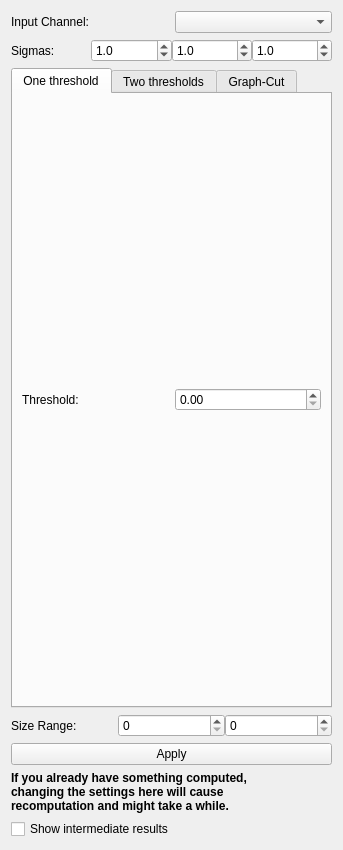
<?xml version="1.0" encoding="UTF-8"?>
<ui version="4.0">
 <class>Form</class>
 <widget class="QWidget" name="Form">
  <property name="geometry">
   <rect>
    <x>0</x>
    <y>0</y>
    <width>343</width>
    <height>850</height>
   </rect>
  </property>
  <property name="windowTitle">
   <string>Form</string>
  </property>
  <layout class="QGridLayout" name="gridLayout">
   <item row="0" column="0">
    <layout class="QHBoxLayout" name="horizontalLayout_5">
     <item>
      <widget class="QLabel" name="label_3">
       <property name="toolTip">
        <string>&lt;html&gt;&lt;head/&gt;&lt;body&gt;&lt;p&gt;Select the channel of the prediction images which you want to threshold. Look at &lt;span style=&quot; font-weight:600;&quot;&gt;&amp;quot;Selected input channel&amp;quot;&lt;/span&gt; layer for the results of this operation.&lt;/p&gt;&lt;/body&gt;&lt;/html&gt;</string>
       </property>
       <property name="text">
        <string>Input Channel:</string>
       </property>
      </widget>
     </item>
     <item>
      <widget class="QComboBox" name="inputChannelComboBox"/>
     </item>
    </layout>
   </item>
   <item row="1" column="0">
    <layout class="QHBoxLayout" name="horizontalLayout_2">
     <property name="spacing">
      <number>0</number>
     </property>
     <item>
      <widget class="QLabel" name="blockLabel">
       <property name="sizePolicy">
        <sizepolicy hsizetype="Preferred" vsizetype="Preferred">
         <horstretch>0</horstretch>
         <verstretch>0</verstretch>
        </sizepolicy>
       </property>
       <property name="toolTip">
        <string>&lt;html&gt;&lt;head/&gt;&lt;body&gt;&lt;p&gt;Smooth the input data with a Gaussian with user-defined sigma values for x, y and z. Anisotropic smoothing is allowed, i.e. sigmas can all be different. Look at &lt;span style=&quot; font-weight:600;&quot;&gt;&amp;quot;Smoothed input&amp;quot;&lt;/span&gt; layer for the results (first check the &amp;quot;Show intermediate results&amp;quot; checkbox).&lt;/p&gt;&lt;/body&gt;&lt;/html&gt;</string>
       </property>
       <property name="text">
        <string>Sigmas:</string>
       </property>
      </widget>
     </item>
     <item>
      <widget class="QDoubleSpinBox" name="sigmaSpinBox_X">
       <property name="toolTip">
        <string>Smoothing sigma: X dimension</string>
       </property>
       <property name="decimals">
        <number>1</number>
       </property>
       <property name="minimum">
        <double>0.000000000000000</double>
       </property>
       <property name="maximum">
        <double>100.000000000000000</double>
       </property>
       <property name="singleStep">
        <double>0.100000000000000</double>
       </property>
       <property name="value">
        <double>1.000000000000000</double>
       </property>
      </widget>
     </item>
     <item>
      <widget class="QDoubleSpinBox" name="sigmaSpinBox_Y">
       <property name="toolTip">
        <string>Smoothing sigma: Y dimension</string>
       </property>
       <property name="decimals">
        <number>1</number>
       </property>
       <property name="minimum">
        <double>0.000000000000000</double>
       </property>
       <property name="maximum">
        <double>100.000000000000000</double>
       </property>
       <property name="singleStep">
        <double>0.100000000000000</double>
       </property>
       <property name="value">
        <double>1.000000000000000</double>
       </property>
      </widget>
     </item>
     <item>
      <widget class="QDoubleSpinBox" name="sigmaSpinBox_Z">
       <property name="toolTip">
        <string>Smoothing sigma: Z dimension</string>
       </property>
       <property name="decimals">
        <number>1</number>
       </property>
       <property name="minimum">
        <double>0.000000000000000</double>
       </property>
       <property name="maximum">
        <double>100.000000000000000</double>
       </property>
       <property name="singleStep">
        <double>0.100000000000000</double>
       </property>
       <property name="value">
        <double>1.000000000000000</double>
       </property>
      </widget>
     </item>
    </layout>
   </item>
   <item row="2" column="0">
    <widget class="QTabWidget" name="tabWidget">
     <property name="toolTip">
      <string extracomment="Simple (one threshold) or Advanced(two threshold)">&lt;html&gt;&lt;head/&gt;&lt;body&gt;&lt;p&gt;&lt;span style=&quot; font-weight:600;&quot;&gt;One threshold&lt;/span&gt;: discard all pixel lower than threshold value.&lt;/p&gt;&lt;p&gt;&lt;span style=&quot; font-weight:600;&quot;&gt;Two thresholds&lt;/span&gt;: hysteresis thresholding. High threshold serves for detection, low threshold for segmentation. First the high threshold is applied and all pixels lower than the high threshold are discarded. Size filtering is performed on the objects (connected components). For the remaining objects, pixel value threshold is relaxed to the low threshold value. &lt;/p&gt;&lt;p&gt;&lt;span style=&quot; font-weight:600;&quot;&gt;Graph-Cut&lt;/span&gt;: Ising model segmentation with Graph Cut optimization. &lt;/p&gt;&lt;/body&gt;&lt;/html&gt;</string>
     </property>
     <property name="currentIndex">
      <number>0</number>
     </property>
     <widget class="QWidget" name="tab_1">
      <attribute name="title">
       <string>One threshold</string>
      </attribute>
      <layout class="QHBoxLayout" name="horizontalLayout_4">
       <item>
        <layout class="QHBoxLayout" name="horizontalLayout_7">
         <item>
          <widget class="QLabel" name="label_6">
           <property name="text">
            <string>Threshold:</string>
           </property>
          </widget>
         </item>
         <item>
          <widget class="QDoubleSpinBox" name="thresholdSpinBox">
           <property name="toolTip">
            <string>Threshold value</string>
           </property>
           <property name="maximum">
            <double>1.000000000000000</double>
           </property>
           <property name="singleStep">
            <double>0.010000000000000</double>
           </property>
          </widget>
         </item>
        </layout>
       </item>
      </layout>
     </widget>
     <widget class="QWidget" name="tab_2">
      <attribute name="title">
       <string>Two thresholds</string>
      </attribute>
      <layout class="QVBoxLayout" name="verticalLayout_3">
       <item>
        <layout class="QHBoxLayout" name="horizontalLayout_6">
         <item>
          <widget class="QLabel" name="label_5">
           <property name="text">
            <string>Thresholds:</string>
           </property>
          </widget>
         </item>
         <item>
          <widget class="QDoubleSpinBox" name="lowThresholdSpinBox">
           <property name="toolTip">
            <string>&lt;html&gt;&lt;head/&gt;&lt;body&gt;&lt;p&gt;Low threshold value. Look at &amp;quot;&lt;span style=&quot; font-weight:600;&quot;&gt;After low threshold&lt;/span&gt;&amp;quot; layer for the result of changing this setting (check the &amp;quot;Show intermediate results&amp;quot; checkbox to see it).&lt;/p&gt;&lt;/body&gt;&lt;/html&gt;</string>
           </property>
           <property name="maximum">
            <double>1.000000000000000</double>
           </property>
           <property name="singleStep">
            <double>0.010000000000000</double>
           </property>
          </widget>
         </item>
         <item>
          <widget class="QDoubleSpinBox" name="highThresholdSpinBox">
           <property name="toolTip">
            <string>&lt;html&gt;&lt;head/&gt;&lt;body&gt;&lt;p&gt;High threshold value. Look at the &lt;span style=&quot; font-weight:600;&quot;&gt;&amp;quot;After high threshold&amp;quot;&lt;/span&gt; layer for the results of changing this setting (check the &amp;quot;Show intermediate results&amp;quot; checkbox to see it). &lt;/p&gt;&lt;/body&gt;&lt;/html&gt;</string>
           </property>
           <property name="maximum">
            <double>1.000000000000000</double>
           </property>
           <property name="singleStep">
            <double>0.010000000000000</double>
           </property>
           <property name="value">
            <double>1.000000000000000</double>
           </property>
          </widget>
         </item>
        </layout>
       </item>
       <item>
        <widget class="QCheckBox" name="preserveIdentitiesCheckbox">
         <property name="text">
          <string>Preserve Identities</string>
         </property>
        </widget>
       </item>
      </layout>
     </widget>
     <widget class="QWidget" name="tab_3">
      <attribute name="title">
       <string>Graph-Cut</string>
      </attribute>
      <layout class="QVBoxLayout" name="tab_gc_outer_layout">
       <item>
        <layout class="QHBoxLayout" name="tab_gc_lambda_spinbox_layout">
         <property name="spacing">
          <number>6</number>
         </property>
         <item>
          <widget class="QLabel" name="label_8">
           <property name="text">
            <string>Lambda:</string>
           </property>
          </widget>
         </item>
         <item>
          <widget class="QDoubleSpinBox" name="lambdaSpinBoxGC">
           <property name="toolTip">
            <string>The weight of pairwise potentials</string>
           </property>
           <property name="maximum">
            <double>1.000000000000000</double>
           </property>
           <property name="singleStep">
            <double>0.010000000000000</double>
           </property>
           <property name="value">
            <double>0.200000000000000</double>
           </property>
          </widget>
         </item>
         <item>
          <spacer name="horizontalSpacer_2">
           <property name="orientation">
            <enum>Qt::Horizontal</enum>
           </property>
           <property name="sizeHint" stdset="0">
            <size>
             <width>40</width>
             <height>20</height>
            </size>
           </property>
          </spacer>
         </item>
        </layout>
       </item>
       <item>
        <widget class="QRadioButton" name="radioButtonGC_global">
         <property name="toolTip">
          <string>Segment the whole dataset at once</string>
         </property>
         <property name="text">
          <string>global</string>
         </property>
         <property name="checked">
          <bool>true</bool>
         </property>
        </widget>
       </item>
       <item>
        <layout class="QVBoxLayout" name="verticalLayout_2">
         <item>
          <layout class="QHBoxLayout" name="horizontalLayout_8">
           <item>
            <widget class="QRadioButton" name="radioButtonGC_local">
             <property name="toolTip">
              <string>&lt;html&gt;&lt;head/&gt;&lt;body&gt;&lt;p&gt;Apply thresholding and only segment in the bounding boxes of the objects, found by thresholding. The bounding boxes can be enlarged by specifying the &lt;span style=&quot; font-weight:600;&quot;&gt;margin&lt;/span&gt; below.&lt;/p&gt;&lt;/body&gt;&lt;/html&gt;</string>
             </property>
             <property name="text">
              <string>with thresholding</string>
             </property>
             <property name="checked">
              <bool>false</bool>
             </property>
            </widget>
           </item>
           <item>
            <widget class="QLabel" name="label_7">
             <property name="text">
              <string>Threshold:</string>
             </property>
             <property name="alignment">
              <set>Qt::AlignRight|Qt::AlignTrailing|Qt::AlignVCenter</set>
             </property>
            </widget>
           </item>
           <item>
            <widget class="QDoubleSpinBox" name="thresholdSpinBoxGC">
             <property name="toolTip">
              <string>Threshold value</string>
             </property>
             <property name="maximum">
              <double>1.000000000000000</double>
             </property>
             <property name="singleStep">
              <double>0.010000000000000</double>
             </property>
             <property name="value">
              <double>0.500000000000000</double>
             </property>
            </widget>
           </item>
          </layout>
         </item>
         <item>
          <layout class="QHBoxLayout" name="horizontalLayout_9">
           <item>
            <spacer name="horizontalSpacer">
             <property name="orientation">
              <enum>Qt::Horizontal</enum>
             </property>
             <property name="sizeHint" stdset="0">
              <size>
               <width>40</width>
               <height>20</height>
              </size>
             </property>
            </spacer>
           </item>
           <item>
            <widget class="QLabel" name="label_8">
             <property name="toolTip">
              <string>Margin, by which the bounding box of thresholded objects in enlarged (XYZ)</string>
             </property>
             <property name="text">
              <string>Margin:</string>
             </property>
            </widget>
           </item>
           <item>
            <layout class="QHBoxLayout" name="horizontalLayout_10">
             <item>
              <widget class="QDoubleSpinBox" name="marginSpinBoxGC_X">
               <property name="toolTip">
                <string>Margin in X</string>
               </property>
              </widget>
             </item>
             <item>
              <widget class="QDoubleSpinBox" name="marginSpinBoxGC_Y">
               <property name="toolTip">
                <string>Margin in Y</string>
               </property>
              </widget>
             </item>
             <item>
              <widget class="QDoubleSpinBox" name="marginSpinBoxGC_Z">
               <property name="toolTip">
                <string>Margin in Z</string>
               </property>
              </widget>
             </item>
            </layout>
           </item>
          </layout>
         </item>
        </layout>
       </item>
      </layout>
     </widget>
    </widget>
   </item>
   <item row="3" column="0">
    <layout class="QHBoxLayout" name="horizontalLayout_3">
     <property name="spacing">
      <number>0</number>
     </property>
     <item>
      <widget class="QLabel" name="label">
       <property name="toolTip">
        <string>&lt;html&gt;&lt;head/&gt;&lt;body&gt;&lt;p&gt;Minimum and maximum object size for the size filter&lt;/p&gt;&lt;/body&gt;&lt;/html&gt;</string>
       </property>
       <property name="text">
        <string>Size Range:</string>
       </property>
      </widget>
     </item>
     <item>
      <widget class="QSpinBox" name="minSizeSpinBox">
       <property name="toolTip">
        <string>Min object area in pixels</string>
       </property>
       <property name="maximum">
        <number>100000</number>
       </property>
      </widget>
     </item>
     <item>
      <widget class="QSpinBox" name="maxSizeSpinBox">
       <property name="toolTip">
        <string>Max object area in pixels</string>
       </property>
       <property name="maximum">
        <number>100000000</number>
       </property>
      </widget>
     </item>
    </layout>
   </item>
   <item row="4" column="0">
    <widget class="QPushButton" name="applyButton">
     <property name="toolTip">
      <string>&lt;html&gt;&lt;head/&gt;&lt;body&gt;&lt;p&gt;Apply all the settings and compute results. If you want to see the final filtering results, don't forget to enable the &lt;span style=&quot; font-weight:600;&quot;&gt;&amp;quot;Final output&amp;quot;&lt;/span&gt; layer in the layer selection widget.&lt;/p&gt;&lt;/body&gt;&lt;/html&gt;</string>
     </property>
     <property name="text">
      <string>Apply</string>
     </property>
    </widget>
   </item>
   <item row="5" column="0">
    <widget class="QLabel" name="label_4">
     <property name="font">
      <font>
       <weight>75</weight>
       <bold>true</bold>
      </font>
     </property>
     <property name="toolTip">
      <string>&lt;html&gt;&lt;head/&gt;&lt;body&gt;&lt;p&gt;The reason for the recomputation is that objects change shape if you change the settings of this applet. The object features have to be recalculated accordingly. Besides, if you have already annotated objects in one of the downstream applets, their labels have to be transfered to the new objects.&lt;/p&gt;&lt;/body&gt;&lt;/html&gt;</string>
     </property>
     <property name="text">
      <string>If you already have something computed,
changing the settings here will cause
recomputation and might take a while.</string>
     </property>
    </widget>
   </item>
   <item row="6" column="0">
    <widget class="QCheckBox" name="showDebugCheckbox">
     <property name="toolTip">
      <string>&lt;html&gt;&lt;head/&gt;&lt;body&gt;&lt;p&gt;Show intermediate computation results, such as the segmented objects after thresholding, but before size filter.&lt;/p&gt;&lt;/body&gt;&lt;/html&gt;</string>
     </property>
     <property name="text">
      <string>Show intermediate results</string>
     </property>
    </widget>
   </item>
  </layout>
  <zorder>tabWidget</zorder>
  <zorder></zorder>
  <zorder>showDebugCheckbox</zorder>
  <zorder>applyButton</zorder>
  <zorder>label_4</zorder>
 </widget>
 <tabstops>
  <tabstop>sigmaSpinBox_X</tabstop>
  <tabstop>sigmaSpinBox_Y</tabstop>
  <tabstop>sigmaSpinBox_Z</tabstop>
  <tabstop>tabWidget</tabstop>
  <tabstop>thresholdSpinBox</tabstop>
  <tabstop>lowThresholdSpinBox</tabstop>
  <tabstop>highThresholdSpinBox</tabstop>
  <tabstop>minSizeSpinBox</tabstop>
  <tabstop>maxSizeSpinBox</tabstop>
  <tabstop>showDebugCheckbox</tabstop>
 </tabstops>
 <resources/>
 <connections/>
</ui>
